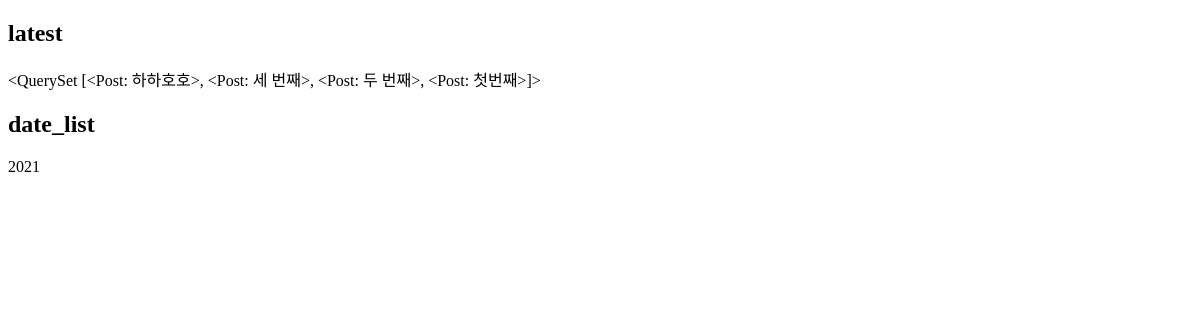
The page /instagram/archive/ on the database as committed earlier.
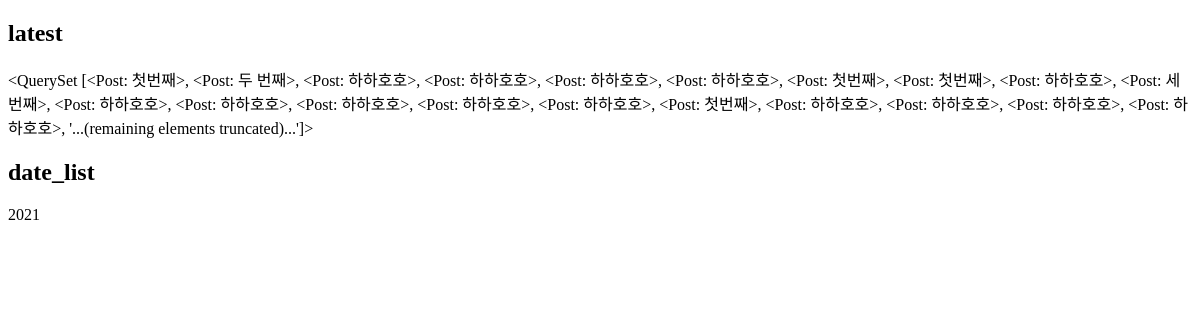
The same page on the database as committed later.
### instagram/models.py (models this page shows, shortened)
class Post(models.Model):
    author=models.ForeignKey(settings.AUTH_USER_MODEL, on_delete=models.CASCADE)
    message=models.TextField(
        validators=[MinLengthValidator(10)]#최소 10글자는 써라
    )
    create_at=models.DateTimeField(auto_now_add=True)
    update_at=models.DateTimeField(auto_now=True)
    is_public=models.BooleanField(default=False, verbose_name='공개 여부')
    photo=models.ImageField(blank=True,upload_to='instagram/post/%Y/%m/%d')#upload_to는 해당 이름의 폴더에 저장한다는 뜻이다.
    tag_set=models.ManyToManyField('Tag')
    def __str__(self):
        return self.message
    class Meta:#meta class로 정렬하기 설정
        ordering=['-id'] #역순임 지금

### instagram/templates/instagram/post_archive.html
<!DOCTYPE html>
<h2>latest</h2>
{{latest}}
<h2>date_list</h2>
{% for date in date_list %}
    {{date.year}}
{% endfor %}

Rows that differ between the two databases and show on the page:
no longer on this page (row unchanged): Post: message.message "<QuerySet [<Post: 하하호호>, <Post: 세 번째>, <Post: 두 번째>, <Post: 첫번째>]>"
added Post: message.message "<QuerySet [<Post: 첫번째>, <Post: 두 번째>, <Post: 하하호호>, <Post: 하하호호>, <Post: 하하호호>, <Post: 하하호호>, <Post: 첫번째>, <Post: 첫번째>, <Post: 하하호호>, <Post: 세 번째>, <Post: 하하호호>, <Post: 하하호호>, <Post: 하하호호>, <Post: 하하호호>, <Post: 하하호호>, <Post: 첫번째>, <Post: 하하호호>, <Post: 하하호호>, <Post: 하하호호>, <Post: 하하호호>, '...(remaining elements truncated)...']>"
